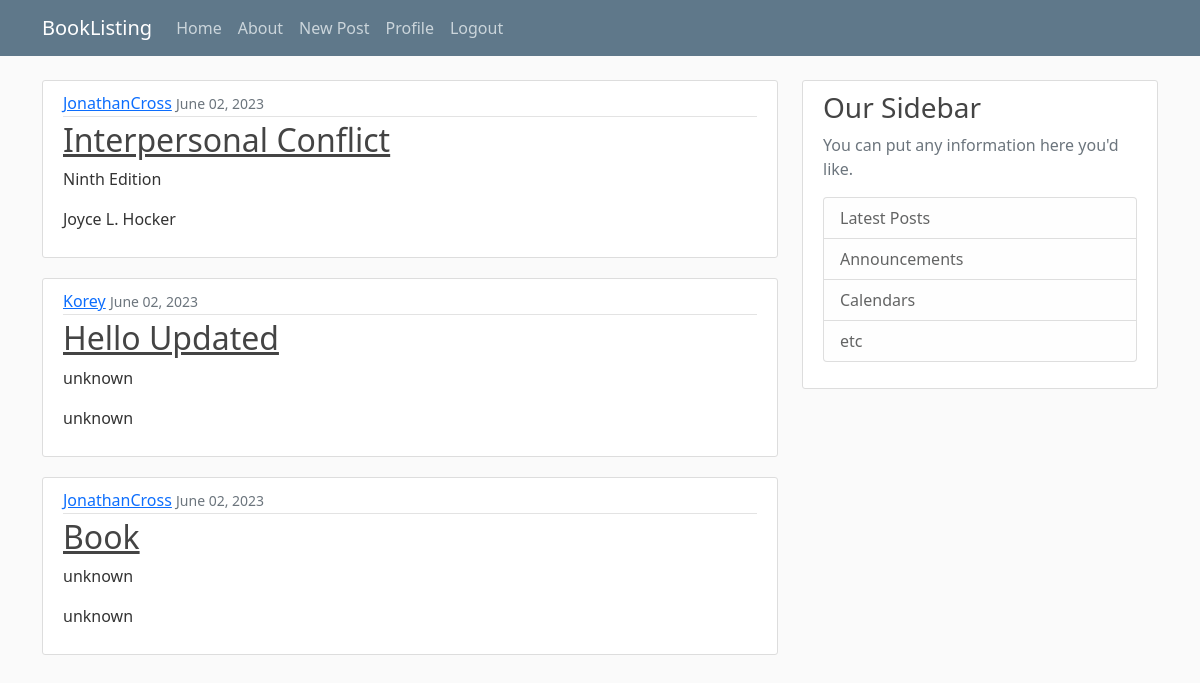
/ (signed in), run on the app's committed database.
### listing/models.py (models this page shows)
class Post(models.Model):
    title = models.CharField(max_length=100)
    content = models.TextField()
    date_posted = models.DateTimeField(default=timezone.now)
    author = models.ForeignKey(User, on_delete=models.CASCADE)
    book_author = models.CharField(max_length=100, default='unknown')
    edition = models.CharField(max_length=100, default='unknown')
    isbn = models.CharField(max_length=100, default='unknown')
    condition = models.CharField(max_length=100, default='unknown')
    price = models.DecimalField(max_digits=8, decimal_places=2, default=0.00)
    contact = models.CharField(max_length=100, default='unknown')
    location = models.CharField(max_length=100, default='unknown')

### listing/views.py (the view)
# urls.py: path('', PostListView.as_view(), name='listing-home'),
class PostListView(ListView):
    model = Post
    template_name = 'listing/home.html'
    context_object_name = 'posts'
    ordering = ['-date_posted']

### listing/templates/listing/home.html
{% extends "listing/base.html" %} {% block content %} {% for post in posts %}
<article class="media content-section">
  <div class="media-body">
    <div class="article-metadata">
      <a class="mr-2" href="#">{{ post.author }}</a>
      <small class="text-muted">{{ post.date_posted|date:'F d, Y' }}</small>
    </div>
    <h2>
      <a class="article-title" href="{% url 'post-detail' post.id %}"
        >{{ post.title }}</a
      >
    </h2>
    <p class="article-content">{{ post.edition }}</p>
    <p class="article-content">{{ post.book_author }}</p>
  </div>
</article>
{% endfor %} {% endblock content %}

### listing/static/listing/main.css (style rules this page uses)
body { background: #fafafa; color: #333333; margin-top: 5rem; }
h1, h2, h3, h4, h5, h6 { color: #444444; }
.content-section { background: #ffffff; padding: 10px 20px; border: 1px solid #dddddd; border-radius: 3px; margin-bottom: 20px; }
.article-title { color: #444444; }
.article-content { white-space: pre-line; }
.article-metadata { padding-bottom: 1px; margin-bottom: 4px; border-bottom: 1px solid #e3e3e3; }

### data on the page
Post: author "JonathanCross", date_posted "June 02, 2023", title "Interpersonal Conflict", edition "Ninth Edition", book_author "Joyce L. Hocker"
Post: author "Korey", date_posted "June 02, 2023", title "Hello Updated", edition "unknown", book_author "unknown"
Post: author "JonathanCross", date_posted "June 02, 2023", title "Book", edition "unknown", book_author "unknown"
